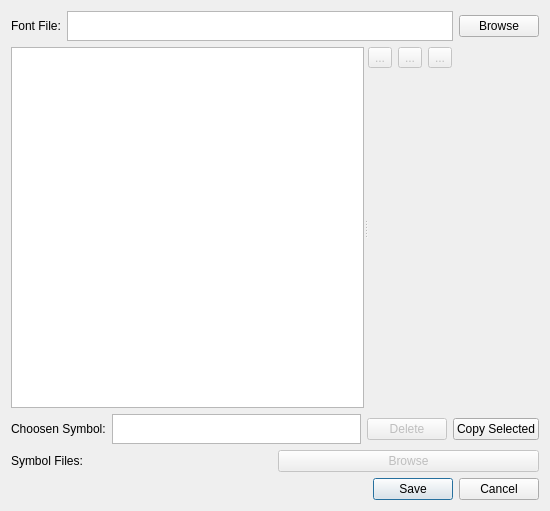
<?xml version="1.0" encoding="UTF-8"?>
<ui version="4.0">
 <class>FontDialog</class>
 <widget class="QDialog" name="FontDialog">
  <property name="geometry">
   <rect>
    <x>0</x>
    <y>0</y>
    <width>550</width>
    <height>511</height>
   </rect>
  </property>
  <property name="sizePolicy">
   <sizepolicy hsizetype="Fixed" vsizetype="Fixed">
    <horstretch>0</horstretch>
    <verstretch>0</verstretch>
   </sizepolicy>
  </property>
  <property name="windowTitle">
   <string>Font Editor - Scribbler</string>
  </property>
  <layout class="QVBoxLayout" name="verticalLayout_2">
   <item>
    <layout class="QHBoxLayout" name="horizontalLayout">
     <item>
      <widget class="QLabel" name="label">
       <property name="text">
        <string>Font File:</string>
       </property>
      </widget>
     </item>
     <item>
      <widget class="QTextEdit" name="fontFileTextEdit">
       <property name="sizePolicy">
        <sizepolicy hsizetype="Expanding" vsizetype="Minimum">
         <horstretch>0</horstretch>
         <verstretch>0</verstretch>
        </sizepolicy>
       </property>
       <property name="maximumSize">
        <size>
         <width>16777215</width>
         <height>30</height>
        </size>
       </property>
       <property name="horizontalScrollBarPolicy">
        <enum>Qt::ScrollBarAlwaysOff</enum>
       </property>
       <property name="readOnly">
        <bool>true</bool>
       </property>
      </widget>
     </item>
     <item>
      <widget class="QPushButton" name="fontFilePushButton">
       <property name="toolTip">
        <string>Choose Font File</string>
       </property>
       <property name="text">
        <string>Browse</string>
       </property>
      </widget>
     </item>
    </layout>
   </item>
   <item>
    <widget class="QSplitter" name="splitter">
     <property name="orientation">
      <enum>Qt::Horizontal</enum>
     </property>
     <widget class="QTreeWidget" name="treeWidget">
      <property name="sizePolicy">
       <sizepolicy hsizetype="Preferred" vsizetype="Expanding">
        <horstretch>0</horstretch>
        <verstretch>0</verstretch>
       </sizepolicy>
      </property>
      <property name="minimumSize">
       <size>
        <width>0</width>
        <height>0</height>
       </size>
      </property>
      <property name="maximumSize">
       <size>
        <width>16777215</width>
        <height>16777215</height>
       </size>
      </property>
      <attribute name="headerVisible">
       <bool>false</bool>
      </attribute>
      <column>
       <property name="text">
        <string>Letters</string>
       </property>
      </column>
     </widget>
     <widget class="QWidget" name="layoutWidget">
      <layout class="QVBoxLayout" name="verticalLayout">
       <item>
        <layout class="QHBoxLayout" name="horizontalLayout_4">
         <item>
          <widget class="QToolButton" name="drawInPointButton">
           <property name="enabled">
            <bool>false</bool>
           </property>
           <property name="text">
            <string>...</string>
           </property>
          </widget>
         </item>
         <item>
          <widget class="QToolButton" name="drawOutPointButton">
           <property name="enabled">
            <bool>false</bool>
           </property>
           <property name="text">
            <string>...</string>
           </property>
          </widget>
         </item>
         <item>
          <widget class="QToolButton" name="drawLimitsButton">
           <property name="enabled">
            <bool>false</bool>
           </property>
           <property name="text">
            <string>...</string>
           </property>
          </widget>
         </item>
         <item>
          <spacer name="horizontalSpacer">
           <property name="orientation">
            <enum>Qt::Horizontal</enum>
           </property>
           <property name="sizeHint" stdset="0">
            <size>
             <width>40</width>
             <height>20</height>
            </size>
           </property>
          </spacer>
         </item>
        </layout>
       </item>
       <item>
        <widget class="SvgEditor" name="svgEditor" native="true">
         <property name="sizePolicy">
          <sizepolicy hsizetype="MinimumExpanding" vsizetype="MinimumExpanding">
           <horstretch>0</horstretch>
           <verstretch>0</verstretch>
          </sizepolicy>
         </property>
         <property name="minimumSize">
          <size>
           <width>50</width>
           <height>50</height>
          </size>
         </property>
        </widget>
       </item>
      </layout>
     </widget>
    </widget>
   </item>
   <item>
    <layout class="QHBoxLayout" name="horizontalLayout_2">
     <item>
      <widget class="QLabel" name="label_2">
       <property name="text">
        <string>Choosen Symbol:</string>
       </property>
      </widget>
     </item>
     <item>
      <widget class="QTextEdit" name="choosenSymbolTextEdit">
       <property name="maximumSize">
        <size>
         <width>16777215</width>
         <height>30</height>
        </size>
       </property>
      </widget>
     </item>
     <item>
      <widget class="QPushButton" name="deleteSymbolButton">
       <property name="enabled">
        <bool>false</bool>
       </property>
       <property name="toolTip">
        <string>Delete information about selected symbol</string>
       </property>
       <property name="text">
        <string>Delete</string>
       </property>
      </widget>
     </item>
     <item>
      <widget class="QPushButton" name="pushButton">
       <property name="text">
        <string>Copy Selected</string>
       </property>
      </widget>
     </item>
    </layout>
   </item>
   <item>
    <layout class="QHBoxLayout" name="horizontalLayout_3">
     <item>
      <widget class="QLabel" name="label_3">
       <property name="text">
        <string>Symbol Files:</string>
       </property>
      </widget>
     </item>
     <item>
      <widget class="QPushButton" name="SymbolFilesPushButton">
       <property name="enabled">
        <bool>false</bool>
       </property>
       <property name="toolTip">
        <string>Choose Symbol Files</string>
       </property>
       <property name="text">
        <string>Browse</string>
       </property>
      </widget>
     </item>
    </layout>
   </item>
   <item>
    <widget class="QDialogButtonBox" name="buttonBox">
     <property name="orientation">
      <enum>Qt::Horizontal</enum>
     </property>
     <property name="standardButtons">
      <set>QDialogButtonBox::Cancel|QDialogButtonBox::Save</set>
     </property>
    </widget>
   </item>
  </layout>
 </widget>
 <customwidgets>
  <customwidget>
   <class>SvgEditor</class>
   <extends>QWidget</extends>
   <header>svgeditor.h</header>
   <container>1</container>
  </customwidget>
 </customwidgets>
 <resources/>
 <connections>
  <connection>
   <sender>buttonBox</sender>
   <signal>accepted()</signal>
   <receiver>FontDialog</receiver>
   <slot>accept()</slot>
   <hints>
    <hint type="sourcelabel">
     <x>248</x>
     <y>254</y>
    </hint>
    <hint type="destinationlabel">
     <x>157</x>
     <y>274</y>
    </hint>
   </hints>
  </connection>
  <connection>
   <sender>buttonBox</sender>
   <signal>rejected()</signal>
   <receiver>FontDialog</receiver>
   <slot>reject()</slot>
   <hints>
    <hint type="sourcelabel">
     <x>316</x>
     <y>260</y>
    </hint>
    <hint type="destinationlabel">
     <x>286</x>
     <y>274</y>
    </hint>
   </hints>
  </connection>
 </connections>
</ui>
